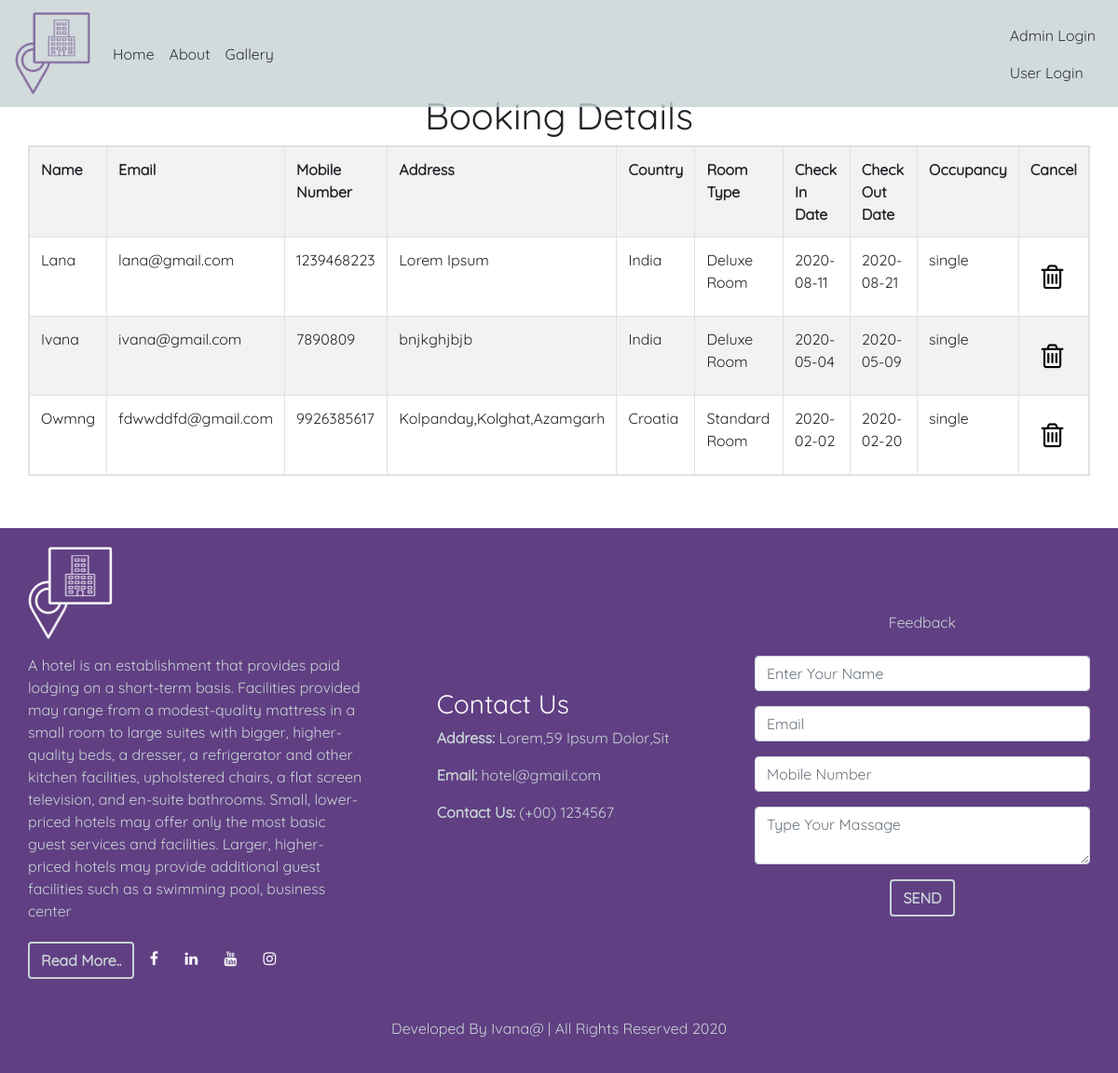
The app's page /order.php with its own data.
### tables this page shows
CREATE TABLE IF NOT EXISTS `room_booking_details` (
  `id` int(11) NOT NULL,
  `name` char(50) NOT NULL,
  `email` varchar(50) NOT NULL,
  `phone` bigint(20) NOT NULL,
  `address` varchar(255) NOT NULL,
  `city` varchar(100) NOT NULL,
  `state` varchar(100) NOT NULL,
  `zip` int(20) NOT NULL,
  `contry` varchar(50) NOT NULL,
  `room_type` varchar(100) NOT NULL,
  `check_in_date` date NOT NULL,
  `check_in_time` varchar(6) NOT NULL,
  `check_out_date` date NOT NULL,
  `occupancy` varchar(100) NOT NULL,
  `room_id` int(11) NOT NULL,
  `admin_id` int(11) NOT NULL,
  PRIMARY KEY (`id`),
  KEY `room_id` (`room_id`),
  KEY `id_admin` (`admin_id`)
);

### order.php (the view, shortened to what this page needs)
<?php
include('db_config.php');
?>
<!DOCTYPE html>
<html lang="en">
<head>
    <link rel="stylesheet" href="https://stackpath.bootstrapcdn.com/bootstrap/4.5.2/css/bootstrap.min.css"
>
    <link href="css/style.css" rel="stylesheet"/>
    <link rel="stylesheet" href="https://cdnjs.cloudflare.com/ajax/libs/font-awesome/4.7.0/css/font-awesome.min.css">
</head>
<body>
<?php
include('menu-bar.php');
?>
<section class="order-section">
    <h1 class="text-center">Booking Details</h1>
    <div class="container">
        <div class="row">
            <table class="table table-striped table-bordered table-hover table-responsive">
                <tr>
                    <th>Name</th>
                    <th>Email</th>
                    <th>Mobile Number</th>
                    <th>Address</th>
                    <th>Country</th>
                    <th>Room Type</th>
                    <th>Check In Date</th>
                    <th>Check Out Date</th>
                    <th>Occupancy</th>
                    <th>Cancel</th>
                </tr>
                <?php
                $sql = mysqli_query($con, "SELECT * FROM room_booking_details");
                while ($res = mysqli_fetch_assoc($sql)) {
                $room_booking_id = $res['id'];
                    echo "<tr>";
                    echo "<td>" . $res['name'] . "</td>";
                    echo "<td>" . $res['email'] . "</td>";
                    echo "<td>" . $res['phone'] . "</td>";
                    echo "<td>" . $res['address'] . "</td>";
                    echo "<td>" . $res['contry'] . "</td>";
                    echo "<td>" . $res['room_type'] . "</td>";
                    echo "<td>" . $res['check_in_date'] . "</td>";
                    echo "<td>" . $res['check_out_date'] . "</td>";
                    echo "<td>" . $res['occupancy'] . "</td>";
                    echo "<td><a href='cancel_order.php?order_id=$room_booking_id'><i class=\"fa fa-trash-o\"></i></a></td>";
                    echo "</tr>";
                }
                ?>
            </table>
        </div>
    </div>
</section>
<?php
include('footer.php')
?>
</body>
</html>

### css/style.css (style rules this page uses)
body { font-family: "QuickSand"; }
.fa { padding: 10px; font-size: 20px; text-align: center; margin: 5px 2px; border-radius: 50%; text-decoration: none; }
.order-section { padding: 100px 0 40px; }
.fa-trash-o, .fa-pencil-square-o { color: #000; font-size: 30px !important; }

### records on screen
room_booking_details: name "Lana", email "lana@gmail.com", phone "1239468223", address "Lorem Ipsum", contry "India", room_type "Deluxe Room", check_in_date "2020-08-11", check_out_date "2020-08-21", occupancy "single"
room_booking_details: name "Ivana", email "ivana@gmail.com", phone "7890809", address "bnjkghjbjb", contry "India", room_type "Deluxe Room", check_in_date "2020-05-04", check_out_date "2020-05-09", occupancy "single"
room_booking_details: name "Owmng", email "fdwwddfd@gmail.com", phone "9926385617", address "Kolpanday,Kolghat,Azamgarh", contry "Croatia", room_type "Standard Room", check_in_date "2020-02-02", check_out_date "2020-02-20", occupancy "single"
